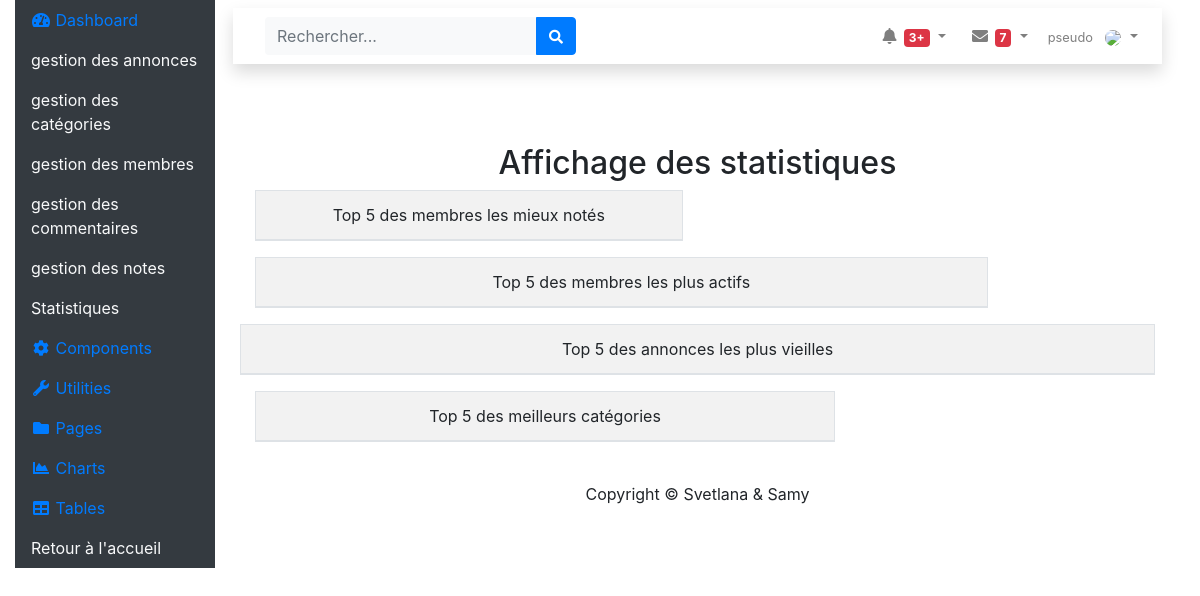
Before: /admin/statistiques.php with the older database file.
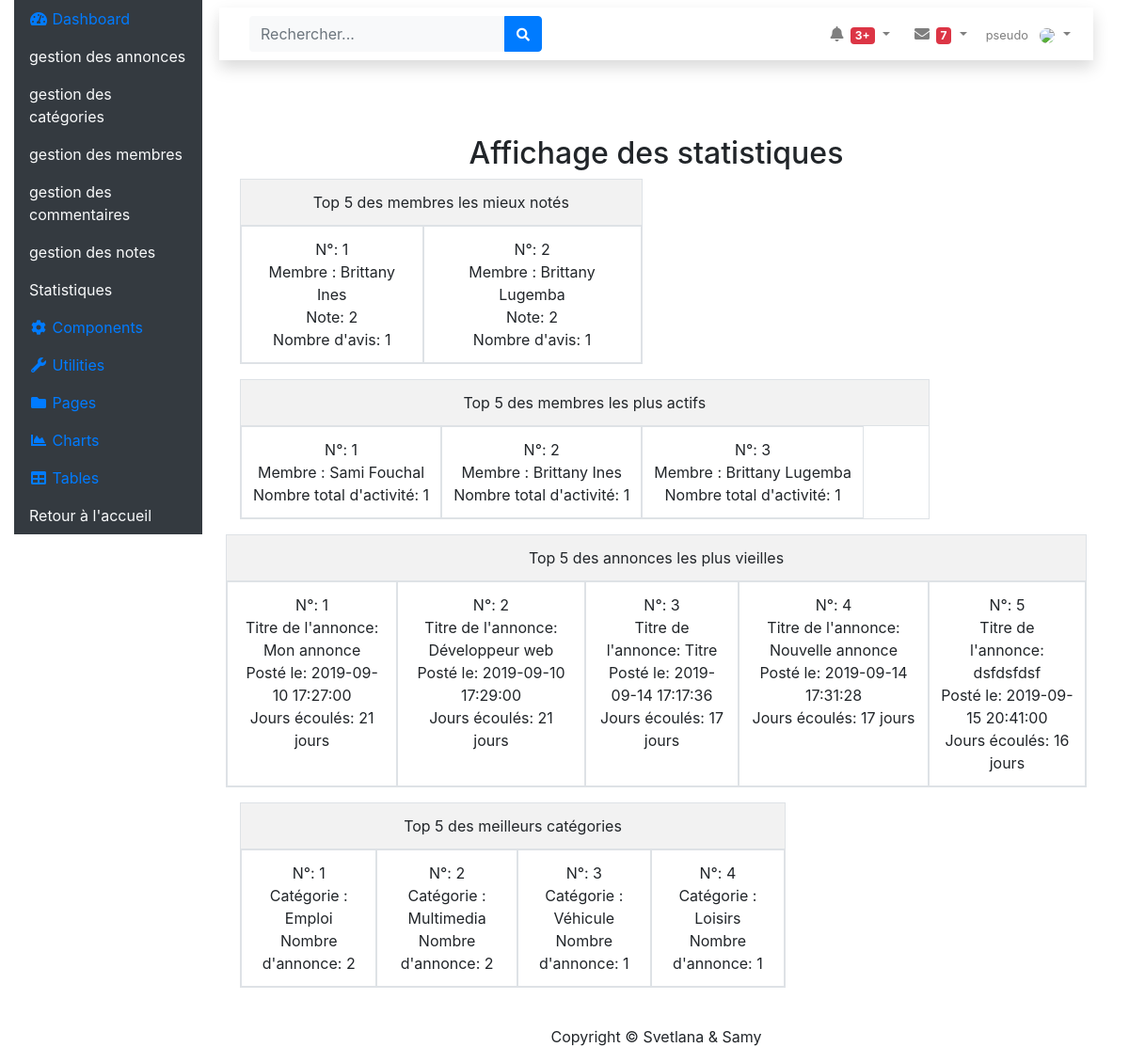
After: the same page with the newer database file.
### tables this page shows
CREATE TABLE IF NOT EXISTS `annonce` (
  `id_annonce` int(3) NOT NULL AUTO_INCREMENT,
  `titreA` varchar(255) NOT NULL,
  `description_courte` varchar(255) NOT NULL,
  `description_longue` text NOT NULL,
  `prix` float NOT NULL,
  `pays` varchar(20) NOT NULL,
  `ville` varchar(20) NOT NULL,
  `adresse` varchar(50) NOT NULL,
  `cp` int(5) NOT NULL,
  `membre_id` int(3) DEFAULT NULL,
  `photo_id` int(3) DEFAULT NULL,
  `categorie_id` int(3) DEFAULT NULL,
  `date_enregistrement` datetime DEFAULT NULL,
  PRIMARY KEY (`id_annonce`),
  KEY `fk_annonce_membre` (`membre_id`),
  KEY `fk_annonce_photo` (`photo_id`),
  KEY `fk_annonce_categorie` (`categorie_id`)
);

### assets/dao/MembreDao.php (called while the page is built, shortened)
<?php
class MembreDao {
    public static function retrieveBestMembres(PDO $pdo)
    {
        $req = $pdo->prepare(
            'select ven.nom, ven.prenom, n.etoile, count(1) as nb_avis
            from note n
            inner join membre ven on n.membre_id1 = ven.id_membre
            group by ven.nom, ven.prenom, n.etoile
            union
            select ach.nom, ach.prenom, n.etoile, count(1) as nb_avis
            from note n
            inner join membre ach on n.membre_id2 = ach.id_membre
            group by ach.nom, ach.prenom, n.etoile
            order by etoile desc, nb_avis desc
            LIMIT 0,5'
        );
        $execute = $req->execute();
        $bestMembres = $req->fetchAll(PDO::FETCH_ASSOC);
        return $bestMembres;
    }
    public static function retrieveMoreActivesMembres(PDO $pdo)
    {
        $req = $pdo->prepare(
            'select mm.nom, mm.prenom, sum(nb) as total
            from (select m.nom, m.prenom, count(1) as nb
                from membre m
                inner join annonce a on a.membre_id = id_membre
                group by nom, prenom
                union
                select ven.nom, ven.prenom, count(1) as nb
                from note n
                inner join membre ven on n.membre_id1 = id_membre
                group by nom, prenom
                union
                select ach.nom, ach.prenom, count(1) as nb
                from note n
                inner join membre ach on n.membre_id2 = id_membre
                group by nom, prenom) mm
            group by mm.nom, mm.prenom
            order by total desc
            LIMIT 0,5'
        );
        $execute = $req->execute();
        $moreActivesMembres = $req->fetchAll(PDO::FETCH_ASSOC);
        return $moreActivesMembres;
    }
}
?>

### assets/dao/AnnonceDao.php (called while the page is built, shortened)
<?php
class AnnonceDao
{
    public static function retrieveMoreOlderAnnonces(PDO $pdo)
    {
        $query = "SELECT a.titreA, a.date_enregistrement, (datediff(now(), a.date_enregistrement)) as nbdays
            FROM annonce a
            ORDER BY nbdays desc
            LIMIT 0,5";
        $req = $pdo->prepare($query);
        $execute = $req->execute();
        $moreOlderAnnonces = $req->fetchAll(PDO::FETCH_ASSOC);
        return $moreOlderAnnonces;
    }
    public static function retrieveBestCategories(PDO $pdo)
    {
        $query = "SELECT c.titre, count(a.titreA) as nbannonce
            FROM categorie c
             inner join annonce a on c.id_categorie = a.categorie_id
            group by c.titre
            ORDER BY nbannonce desc
            LIMIT 0,5";
        $req = $pdo->prepare($query);
        $execute = $req->execute();
        $bestCategories = $req->fetchAll(PDO::FETCH_ASSOC);
        return $bestCategories;
    }
}
?>

### admin/statistiques.php (the view, shortened to what the changed rows need)
<?php
require_once __DIR__ . '/../assets/config/configurationprincipale.php';
require_once __DIR__ . '/../assets/dao/AnnonceDao.php';
require_once __DIR__ . '/../assets/dao/MembreDao.php';
$bestMembres = MembreDao::retrieveBestMembres($pdo);
$moreActivesMembres = MembreDao::retrieveMoreActivesMembres($pdo);
$moreOlderAnnonces = AnnonceDao::retrieveMoreOlderAnnonces($pdo);
$bestCategories = AnnonceDao::retrieveBestCategories($pdo);
include __DIR__ . '/../assets/includes/header_admin.php';
?>
    <h2 class="text-center">Affichage des statistiques</h2>
    <div class="col-6">
        <table class="table table-bordered table-striped table-hover">
            <tr class="text-center d-flex">
                <?php
                $position = 1;
                foreach ($bestMembres as $bestMembre) {
                    $line = "N°: " . ($position++) . "<br> Membre : " . $bestMembre['prenom'] . "  " . $bestMembre['nom'] . "<br>Note:   " . $bestMembre['etoile']. "<br> Nombre d'avis: " . $bestMembre['nb_avis'];
                    print("<td>$line</td>");
                }
               ?>
            </tr>
        </table>
    </div>
    <div class="col-10">
        <table class="table table-bordered table-striped table-hover">
            <tr class="text-center d-flex">
                <?php
                $position = 1;
                foreach ($moreActivesMembres as $moreActivesMembre) {
                    $line = "N°: " . ($position++) . " <br> Membre : " . $moreActivesMembre['prenom'] . " " . $moreActivesMembre['nom'] . "<br> Nombre total d'activité: " . $moreActivesMembre['total'];
                    print("<td>$line</td>");
                }
                ?>
            </tr>
        </table>
    </div>
    <div>
        <table class="table table-bordered table-striped table-hover">
            <tr class="text-center d-flex">
                <?php $position = 1;
                foreach ($moreOlderAnnonces as $moreOlderAnnonce) {
                    $line = "N°: " . ($position++) . " <br> Titre de l'annonce: " . $moreOlderAnnonce['titreA'] . "<br> Posté le:  " . $moreOlderAnnonce['date_enregistrement'] . "<br>Jours écoulés: " . $moreOlderAnnonce['nbdays'] . " jours";
                    print("<td>$line</td>");
                }
                ?>
            </tr>
        </table>
    </div>
    <div class="col-8">
        <table class="table table-bordered table-striped table-hover">
            <tr class="text-center d-flex">
                <?php $position = 1;
                foreach ($bestCategories as $bestCategorie) {
                    $line = "N°: " . ($position++) . "<br>Catégorie : " . $bestCategorie['titre'] . "<br>Nombre d'annonce: " . $bestCategorie['nbannonce'];
                    print("<td>$line</td>");
                }
                ?>
            </tr>
        </table>
    </div>
<?php
include __DIR__ . '/../assets/includes/footer_admin.php';
?>

Changed rows visible on the page:
added annonce: titreA "Mon annonce", date_enregistrement "2019-09-10 17:27:00", nbdays "21"
added annonce: titreA "Développeur web", date_enregistrement "2019-09-10 17:29:00", nbdays "21"
added annonce: titreA "Titre", date_enregistrement "2019-09-14 17:17:36", nbdays "17"
added annonce: titreA "Nouvelle annonce", date_enregistrement "2019-09-14 17:31:28", nbdays "17"
added annonce: titreA "dsfdsfdsf", date_enregistrement "2019-09-15 20:41:00", nbdays "16"
Other visible differences:
new list line: "N°: 1 Membre : Brittany Ines Note: 2 Nombre d'avis: 1"
new list line: "N°: 2 Membre : Brittany Lugemba Note: 2 Nombre d'avis: 1"
new list line: "N°: 1 Membre : Sami Fouchal Nombre total d'activité: 1"
new list line: "N°: 2 Membre : Brittany Ines Nombre total d'activité: 1"
new list line: "N°: 3 Membre : Brittany Lugemba Nombre total d'activité: 1"
new list line: "N°: 1 Catégorie : Emploi Nombre d'annonce: 2"
new list line: "N°: 2 Catégorie : Multimedia Nombre d'annonce: 2"
new list line: "N°: 3 Catégorie : Véhicule Nombre d'annonce: 1"
new list line: "N°: 4 Catégorie : Loisirs Nombre d'annonce: 1"
